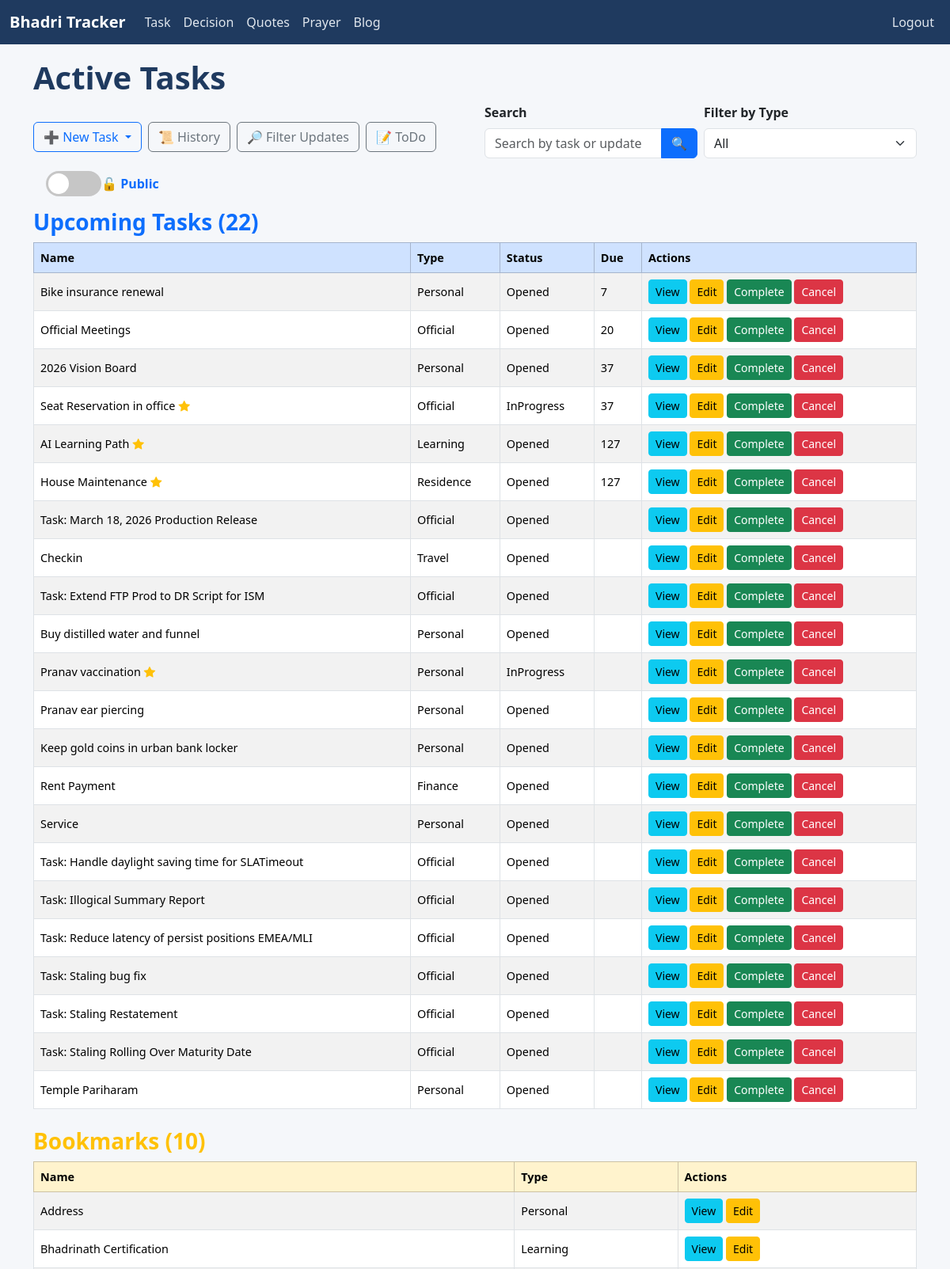
Page / (signed in, upper part) on the earlier database version.
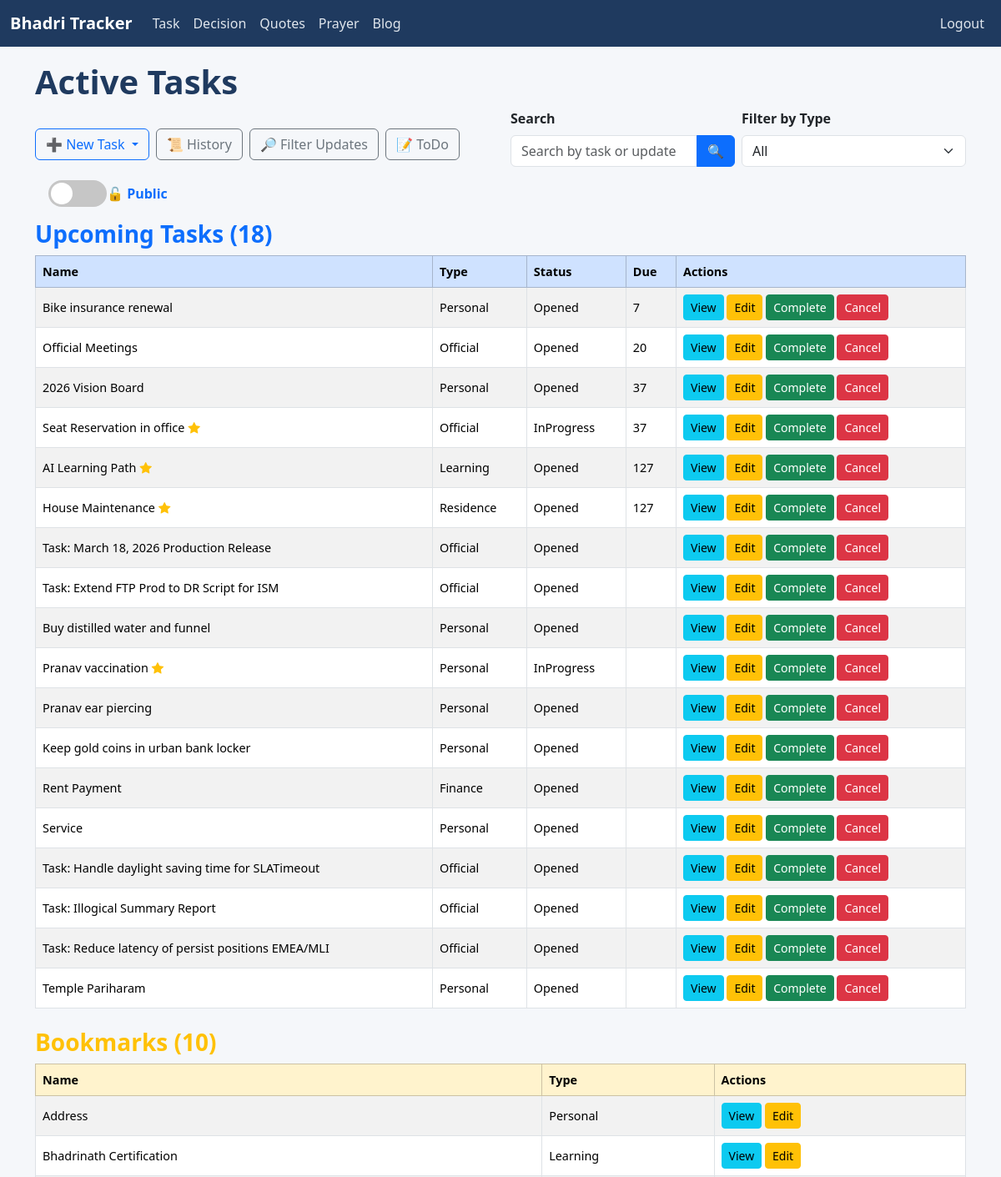
Same page on the later database version.
### tracker/models.py (models this page shows, shortened)
class Task(models.Model):
    STATUS_CHOICES = [
        ('Opened', 'Opened'),
        ('InProgress', 'In Progress'),
        ('Completed', 'Completed'),
        ('Cancelled', 'Cancelled'),
        ('Hold', 'Hold'),
    ]
    name = models.CharField(max_length=200)
    status = models.CharField(max_length=20, choices=STATUS_CHOICES, default='Opened')
    task_type = models.ForeignKey(TaskType, on_delete=models.CASCADE)
    started_date = models.DateField(default=timezone.localtime(), null=True, blank=True)
    created_date = models.DateField(auto_now_add=True)
    updated_date = models.DateField(auto_now=True)
    completed_date = models.DateField(null=True, blank=True)
    target_date = models.DateField(default=timezone.localtime(), null=True, blank=True)
    is_bookmark = models.BooleanField(default=False)
    is_private = models.BooleanField(default=False)
    is_important = models.BooleanField(default=False)
    is_template = models.BooleanField(default=False)
    @property
    def days_till_upcoming(self):
        today = timezone.localdate()
        dates = []
        if self.started_date and self.started_date >= today:
            dates.append(self.started_date)
        if self.target_date and self.target_date >= today:
            dates.append(self.target_date)
        for upd in self.updates.all():
            if upd.status not in ['Completed', 'Cancelled'] and upd.date and upd.date >= today:
                dates.append(upd.date)
        if not dates:
            return None
        return (min(dates) - today).days

class TaskType(models.Model):
    name = models.CharField(max_length=50, unique=True)
    class Meta:
        ordering = ['name']

class Update(models.Model):
    STATUS_CHOICES = [
        ('Opened', 'Opened'),
        ('InProgress', 'In Progress'),
        ('Completed', 'Completed'),
        ('Cancelled', 'Cancelled')
    ]
    REMINDER_CHOICE = [
        ('Days', 'Days'),
        ('Workweek', 'Workweek'),
        ('Weekly', 'Weekly'),
        ('Monthly', 'Monthly'),
        ('Yearly', 'Yearly'),
    ]
    task = models.ForeignKey(Task, on_delete=models.CASCADE, related_name='updates')
    date = models.DateField(default=timezone.localtime(), null=True, blank=True)
    start_time = models.TimeField(null=True, blank=True)
    end_time = models.TimeField(null=True, blank=True)
    description = models.TextField()
    is_check_box = models.BooleanField(default=False)
    status = models.CharField(max_length=20, choices=STATUS_CHOICES, default='Opened')
    reminder_type = models.CharField(max_length=20, choices=REMINDER_CHOICE, null=True, blank=True)
    can_store_reminder = models.BooleanField(default=False)
    date_to_remind = models.IntegerField(null=True, blank=True)

### tracker/views.py (the view)
# urls.py: path('', views.TaskListView.as_view(), name='task_list'),
class TaskListView(LoginRequiredMixin, ListView):
    model = Task
    template_name = 'tracker/task_list.html'
    context_object_name = 'tasks'
    def get_queryset(self):
        queryset = Task.objects.exclude(
            status__in=['Completed', 'Cancelled', 'Hold']
        ).exclude(
            is_bookmark=True
        ).exclude(
            is_template=True
        )
        view_mode = self.request.GET.get('view', 'public')
        if view_mode == "private":
            user_profile = getattr(self.request.user, "userprofile", None)
            if user_profile is None or not user_profile.special_privilege_password:
                messages.error(self.request, "You do not have access to private tasks.")
                return Task.objects.none()
            if not self.request.session.get("private_access"):
                raise PermissionError("PRIVATE_ACCESS_REQUIRED")
            queryset = queryset.filter(is_private=True)
        elif view_mode == "public":
            self.request.session['private_access'] = False
            queryset = queryset.filter(is_private=False)
        search_query = self.request.GET.get('search')
        if search_query:
            queryset = queryset.filter(
                Q(name__icontains=search_query) |
                Q(updates__description__icontains=search_query)
            ).distinct()
        task_type_id = self.request.GET.get('task_type')
        if task_type_id:
            queryset = queryset.filter(task_type_id=task_type_id)
        tasks = list(queryset)
        tasks = [t for t in tasks if t.days_till_upcoming != 0]
        tasks.sort(
            key=lambda t: (
                t.days_till_upcoming is None,
                t.days_till_upcoming,
                t.target_date is None,
                t.target_date,
                t.name.lower(),
            )
        )
        return tasks
    def get_context_data(self, **kwargs):
        context = super().get_context_data(**kwargs)
        task_type_id = self.request.GET.get('task_type')
        search_query = self.request.GET.get('search', '')
        view_mode = self.request.GET.get('view', 'public')
        context['task_types'] = TaskType.objects.all()
        context['selected_type'] = int(task_type_id) if task_type_id else None
        context['search_query'] = search_query
        context['view_mode'] = view_mode
        common_filters = {}
        if task_type_id:
            common_filters['task_type_id'] = task_type_id
        if search_query:
            common_filters['name__icontains'] = search_query
        if view_mode == "private":
            common_filters['is_private'] = True
        base_queryset = Task.objects.filter(**common_filters) \
            .exclude(status__in=['Completed', 'Cancelled', 'Hold']) \
            .exclude(is_bookmark=True) \
            .exclude(is_template=True) \
            .order_by('name')
        today_tasks = [
            task for task in base_queryset
            if task.days_till_upcoming == 0
        ]
        context['today_tasks'] = today_tasks
        if view_mode == "public":
            common_filters['is_private'] = False
        held_tasks = Task.objects.filter(
            status__in=['Hold'],
            **common_filters
        ).exclude(is_template=True).order_by('name')
        context['held_tasks'] = held_tasks
        bookmarked_tasks = Task.objects.filter(
            is_bookmark=True,
            status__in=['Opened', 'InProgress'],
            **common_filters
        ).exclude(is_template=True).order_by('name')
        context['bookmarked_tasks'] = bookmarked_tasks
        template_tasks = Task.objects.filter(
            is_template=True,
            **common_filters
        ).order_by('name')
        context['template_tasks'] = template_tasks
        return context
    def dispatch(self, request, *args, **kwargs):
        try:
            return super().dispatch(request, *args, **kwargs)
        except PermissionError as e:
            if str(e) == "PRIVATE_ACCESS_REQUIRED":
                return redirect("private_access", "tracker:task_list")
            raise

### templates/tracker/task_list.html (shortened to what the changed rows need)
{% extends 'base.html' %}
{% load static %}
{% block style %}
<link rel="stylesheet" href="{% static 'css/task_list.css' %}">
{% endblock %}
{% block content %}
<h1>Active Tasks</h1>
<div class="row align-items-end mb-3">
  <div class="col-md-6 mb-2">
  </div>
  <div class="col-md-6">
  </div>
</div>
<div class="toggle-container mb-3 ms-3">
  <a href="{% if view_mode == 'public' %}{% url 'private_access' 'tracker:task_list' %}{% else %}?view=public{% endif %}"
     class="text-decoration-none d-flex align-items-center">
  </a>
</div>
<h3 class="text-primary mb-2">Upcoming Tasks ({{ tasks|length }})</h3>
<div class="table-responsive">
  <table class="table table-striped table-bordered align-middle text-nowrap">
    <thead class="table-primary">
      <tr>
        <th>Name</th>
        <th>Type</th>
        <th>Status</th>
        <th>Due</th>
        <th>Actions</th>
      </tr>
    </thead>
    <tbody>
      {% for task in tasks %}
      <tr>
        <td>{{ task.name }}{% if task.is_important %}<i class="bi bi-star-fill text-warning ms-1"></i>{% endif %}</td>
        <td>{{ task.task_type.name }}</td>
        <td>{{ task.status }}</td>
        <td>{% if task.days_till_upcoming == 0 %}Today{% elif task.days_till_upcoming > 0 %}{{ task.days_till_upcoming }}{% endif %}</td>
        <td>
          <a href="{% url 'tracker:update_list' task.id %}" class="btn btn-sm btn-info">View</a>
          <a href="{% url 'tracker:task_update' task.id %}" class="btn btn-sm btn-warning">Edit</a>
          <a href="{% url 'tracker:mark_task_complete' task.id %}" class="btn btn-sm btn-success">Complete</a>
          <a href="{% url 'tracker:mark_task_cancel' task.id %}" class="btn btn-sm btn-danger">Cancel</a>
        </td>
      </tr>
      {% empty %}
        <tr><td colspan="6" class="text-center text-muted">No tasks found</td></tr>
      {% endfor %}
    </tbody>
  </table>
  {% if bookmarked_tasks %}
  <h3 class="text-warning mt-4">Bookmarks ({{ bookmarked_tasks|length }})</h3>
  <div class="table-responsive">
    <table class="table table-bordered table-striped align-middle text-nowrap">
      <thead class="table-warning">
        <tr>
          <th>Name</th>
          <th>Type</th>
          <th>Actions</th>
        </tr>
      </thead>
      <tbody>
        {% for task in bookmarked_tasks %}
        <tr>
          <td>{{ task.name }}{% if task.is_important %}<i class="bi bi-star-fill text-warning ms-1"></i>{% endif %}</td>
          <td>{{ task.task_type.name }}</td>
          <td>
            <a href="{% url 'tracker:update_list' task.id %}" class="btn btn-sm btn-info">View</a>
            <a href="{% url 'tracker:task_update' task.id %}" class="btn btn-sm btn-warning">Edit</a>
          </td>
        </tr>
        {% endfor %}
      </tbody>
    </table>
  </div>
  {% endif %}
</div>
</div>
{% endblock %}

Differences in the rows shown:
no longer on this page (row edited): Task: name "Checkin", task_type.name "Travel", status "Opened", shown under "Upcoming Tasks (22)"
no longer on this page (row edited): Task: name "Task: Staling bug fix", task_type.name "Official", status "Opened", shown under "Upcoming Tasks (22)"
no longer on this page (row edited): Task: name "Task: Staling Restatement", task_type.name "Official", status "Opened", shown under "Upcoming Tasks (22)"
no longer on this page (row edited): Task: name "Task: Staling Rolling Over Maturity Date", task_type.name "Official", status "Opened", shown under "Upcoming Tasks (22)"
Other differences:
{{ tasks|length }}: "22" → "18"
